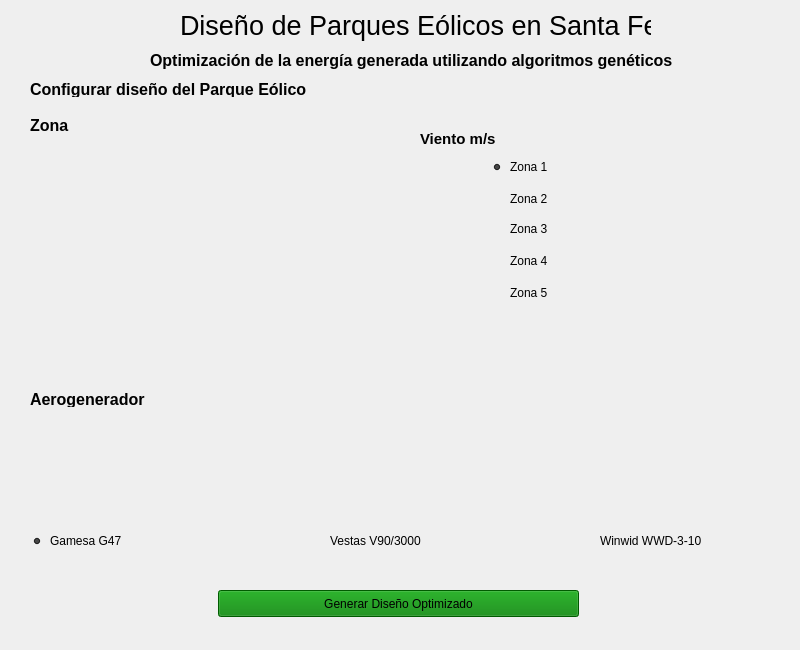
<?xml version="1.0" encoding="UTF-8"?>
<ui version="4.0">
 <class>mainWindow</class>
 <widget class="QMainWindow" name="mainWindow">
  <property name="windowModality">
   <enum>Qt::ApplicationModal</enum>
  </property>
  <property name="geometry">
   <rect>
    <x>0</x>
    <y>0</y>
    <width>800</width>
    <height>650</height>
   </rect>
  </property>
  <property name="windowTitle">
   <string>Parque Eólico</string>
  </property>
  <property name="windowIcon">
   <iconset>
    <normaloff>static/img/aerogeneradores.ico</normaloff>static/img/aerogeneradores.ico</iconset>
  </property>
  <property name="styleSheet">
   <string notr="true">background: url(:/prefijoNuevo/aerogeneradores800.jpg);
</string>
  </property>
  <widget class="QWidget" name="centralwidget">
   <widget class="QLabel" name="titulo">
    <property name="geometry">
     <rect>
      <x>180</x>
      <y>10</y>
      <width>471</width>
      <height>31</height>
     </rect>
    </property>
    <property name="text">
     <string>&lt;html&gt;&lt;head/&gt;&lt;body&gt;&lt;p&gt;&lt;span style=&quot; font-size:20pt;color:back&quot;&gt;Diseño de Parques Eólicos en Santa Fe&lt;/span&gt;&lt;/p&gt;&lt;/body&gt;&lt;/html&gt;</string>
    </property>
   </widget>
   <widget class="QLabel" name="subtitulo">
    <property name="geometry">
     <rect>
      <x>150</x>
      <y>50</y>
      <width>531</width>
      <height>21</height>
     </rect>
    </property>
    <property name="text">
     <string>&lt;html&gt;&lt;head/&gt;&lt;body&gt;&lt;p&gt;&lt;span style=&quot; font-size:12pt; font-weight:600;color:black&quot;&gt;Optimización de la energía generada utilizando algoritmos genéticos&lt;/span&gt;&lt;/p&gt;&lt;/body&gt;&lt;/html&gt;</string>
    </property>
   </widget>
   <widget class="QLabel" name="titulo_configuracion">
    <property name="geometry">
     <rect>
      <x>30</x>
      <y>80</y>
      <width>281</width>
      <height>17</height>
     </rect>
    </property>
    <property name="text">
     <string>&lt;html&gt;&lt;head/&gt;&lt;body&gt;&lt;p&gt;&lt;span style=&quot; font-size:12pt; font-weight:600;color:black&quot;&gt;Configurar diseño del Parque Eólico&lt;/span&gt;&lt;/p&gt;&lt;/body&gt;&lt;/html&gt;</string>
    </property>
   </widget>
   <widget class="QLabel" name="titulo_aerogenerador">
    <property name="geometry">
     <rect>
      <x>30</x>
      <y>390</y>
      <width>121</width>
      <height>17</height>
     </rect>
    </property>
    <property name="text">
     <string>&lt;html&gt;&lt;head/&gt;&lt;body&gt;&lt;p&gt;&lt;span style=&quot; font-size:12pt; font-weight:600;color:black&quot;&gt;Aerogenerador&lt;/span&gt;&lt;/p&gt;&lt;/body&gt;&lt;/html&gt;</string>
    </property>
   </widget>
   <widget class="QLabel" name="titulo_ciudad">
    <property name="geometry">
     <rect>
      <x>30</x>
      <y>116</y>
      <width>121</width>
      <height>17</height>
     </rect>
    </property>
    <property name="text">
     <string>&lt;html&gt;&lt;head/&gt;&lt;body&gt;&lt;p&gt;&lt;span style=&quot; font-size:12pt; font-weight:600;color:black&quot;&gt;Zona&lt;/span&gt;&lt;/p&gt;&lt;/body&gt;&lt;/html&gt;</string>
    </property>
   </widget>
   <widget class="QRadioButton" name="radioButton_winwid">
    <property name="geometry">
     <rect>
      <x>30</x>
      <y>530</y>
      <width>200</width>
      <height>22</height>
     </rect>
    </property>
    <property name="styleSheet">
     <string notr="true">color:black;
background-color: rgba( 255, 255, 255, 0% );</string>
    </property>
    <property name="text">
     <string>Gamesa G47</string>
    </property>
    <property name="checked">
     <bool>true</bool>
    </property>
    <attribute name="buttonGroup">
     <string notr="true">select_aerogenerador</string>
    </attribute>
   </widget>
   <widget class="QRadioButton" name="radioButton_vestas">
    <property name="geometry">
     <rect>
      <x>310</x>
      <y>530</y>
      <width>200</width>
      <height>22</height>
     </rect>
    </property>
    <property name="styleSheet">
     <string notr="true">color:black;
background-color: rgba( 255, 255, 255, 0% );</string>
    </property>
    <property name="text">
     <string>Vestas V90/3000</string>
    </property>
    <attribute name="buttonGroup">
     <string notr="true">select_aerogenerador</string>
    </attribute>
   </widget>
   <widget class="QRadioButton" name="radioButton_gamesa">
    <property name="geometry">
     <rect>
      <x>580</x>
      <y>530</y>
      <width>200</width>
      <height>22</height>
     </rect>
    </property>
    <property name="styleSheet">
     <string notr="true">color:black;
background-color: rgba( 255, 255, 255, 0% );</string>
    </property>
    <property name="text">
     <string>Winwid WWD-3-10</string>
    </property>
    <attribute name="buttonGroup">
     <string notr="true">select_aerogenerador</string>
    </attribute>
   </widget>
   <widget class="QRadioButton" name="radioButton_zona1">
    <property name="geometry">
     <rect>
      <x>490</x>
      <y>156</y>
      <width>80</width>
      <height>22</height>
     </rect>
    </property>
    <property name="styleSheet">
     <string notr="true">color:black;
background-color: rgba( 255, 255, 255, 0% );</string>
    </property>
    <property name="text">
     <string>Zona 1</string>
    </property>
    <property name="checked">
     <bool>true</bool>
    </property>
    <attribute name="buttonGroup">
     <string notr="true">select_zona</string>
    </attribute>
   </widget>
   <widget class="QRadioButton" name="radioButton_zona2">
    <property name="geometry">
     <rect>
      <x>490</x>
      <y>188</y>
      <width>80</width>
      <height>22</height>
     </rect>
    </property>
    <property name="styleSheet">
     <string notr="true">color:black;
background-color: rgba( 255, 255, 255, 0% );</string>
    </property>
    <property name="text">
     <string>Zona 2</string>
    </property>
    <attribute name="buttonGroup">
     <string notr="true">select_zona</string>
    </attribute>
   </widget>
   <widget class="QRadioButton" name="radioButton_zona3">
    <property name="geometry">
     <rect>
      <x>490</x>
      <y>218</y>
      <width>80</width>
      <height>22</height>
     </rect>
    </property>
    <property name="styleSheet">
     <string notr="true">color:black;
background-color: rgba( 255, 255, 255, 0% );</string>
    </property>
    <property name="text">
     <string>Zona 3</string>
    </property>
    <attribute name="buttonGroup">
     <string notr="true">select_zona</string>
    </attribute>
   </widget>
   <widget class="QRadioButton" name="radioButton_zona4">
    <property name="geometry">
     <rect>
      <x>490</x>
      <y>250</y>
      <width>80</width>
      <height>22</height>
     </rect>
    </property>
    <property name="styleSheet">
     <string notr="true">color:black;
background-color: rgba( 255, 255, 255, 0% );</string>
    </property>
    <property name="text">
     <string>Zona 4</string>
    </property>
    <attribute name="buttonGroup">
     <string notr="true">select_zona</string>
    </attribute>
   </widget>
   <widget class="QPushButton" name="generarparque">
    <property name="geometry">
     <rect>
      <x>218</x>
      <y>590</y>
      <width>361</width>
      <height>27</height>
     </rect>
    </property>
    <property name="styleSheet">
     <string notr="true">color:black;
background-color:green;</string>
    </property>
    <property name="text">
     <string>Generar Diseño Optimizado</string>
    </property>
   </widget>
   <widget class="QWidget" name="image_gamesa" native="true">
    <property name="geometry">
     <rect>
      <x>30</x>
      <y>420</y>
      <width>200</width>
      <height>100</height>
     </rect>
    </property>
    <property name="sizePolicy">
     <sizepolicy hsizetype="Preferred" vsizetype="Preferred">
      <horstretch>0</horstretch>
      <verstretch>0</verstretch>
     </sizepolicy>
    </property>
    <property name="autoFillBackground">
     <bool>false</bool>
    </property>
    <property name="styleSheet">
     <string notr="true">background: url(:/prefijoNuevo/gamesa_min.jpg);
background-position: center; 
background-repeat: no-repeat; </string>
    </property>
   </widget>
   <widget class="QWidget" name="image_vestas" native="true">
    <property name="geometry">
     <rect>
      <x>310</x>
      <y>420</y>
      <width>200</width>
      <height>100</height>
     </rect>
    </property>
    <property name="sizePolicy">
     <sizepolicy hsizetype="Preferred" vsizetype="Preferred">
      <horstretch>0</horstretch>
      <verstretch>0</verstretch>
     </sizepolicy>
    </property>
    <property name="autoFillBackground">
     <bool>false</bool>
    </property>
    <property name="styleSheet">
     <string notr="true">background: url(:/prefijoNuevo/vestas_min.jpg);
background-position: center; 
background-repeat: no-repeat; </string>
    </property>
   </widget>
   <widget class="QWidget" name="image_winwid" native="true">
    <property name="geometry">
     <rect>
      <x>580</x>
      <y>420</y>
      <width>200</width>
      <height>100</height>
     </rect>
    </property>
    <property name="sizePolicy">
     <sizepolicy hsizetype="Preferred" vsizetype="Preferred">
      <horstretch>0</horstretch>
      <verstretch>0</verstretch>
     </sizepolicy>
    </property>
    <property name="autoFillBackground">
     <bool>false</bool>
    </property>
    <property name="styleSheet">
     <string notr="true">background: url(:/prefijoNuevo/winwind_min.jpg);
background-position: center; 
background-repeat: no-repeat; </string>
    </property>
   </widget>
   <widget class="QRadioButton" name="radioButton_zona5">
    <property name="geometry">
     <rect>
      <x>490</x>
      <y>282</y>
      <width>80</width>
      <height>22</height>
     </rect>
    </property>
    <property name="styleSheet">
     <string notr="true">color:black;
background-color: rgba( 255, 255, 255, 0% );</string>
    </property>
    <property name="text">
     <string>Zona 5</string>
    </property>
    <attribute name="buttonGroup">
     <string notr="true">select_zona</string>
    </attribute>
   </widget>
   <widget class="QWidget" name="widget" native="true">
    <property name="geometry">
     <rect>
      <x>150</x>
      <y>110</y>
      <width>211</width>
      <height>251</height>
     </rect>
    </property>
    <property name="styleSheet">
     <string notr="true">background: url(:/prefijoNuevo/vientosSantaFe.png);
background-position: center; 
background-repeat: no-repeat; </string>
    </property>
   </widget>
   <widget class="QWidget" name="referencias" native="true">
    <property name="geometry">
     <rect>
      <x>410</x>
      <y>138</y>
      <width>81</width>
      <height>181</height>
     </rect>
    </property>
    <property name="styleSheet">
     <string notr="true">background: url(:/prefijoNuevo/referencias.png);
background-position: center; 
background-repeat: no-repeat; </string>
    </property>
   </widget>
   <widget class="QLabel" name="titulo_viento">
    <property name="geometry">
     <rect>
      <x>420</x>
      <y>130</y>
      <width>100</width>
      <height>17</height>
     </rect>
    </property>
    <property name="text">
     <string>&lt;html&gt;&lt;head/&gt;&lt;body&gt;&lt;p&gt;&lt;span style=&quot; font-size:11pt; font-weight:600;color:black&quot;&gt;Viento m/s&lt;/span&gt;&lt;/p&gt;&lt;/body&gt;&lt;/html&gt;</string>
    </property>
   </widget>
  </widget>
 </widget>
 <resources>
  <include location="static/img/img.qrc"/>
 </resources>
 <connections/>
 <buttongroups>
  <buttongroup name="select_aerogenerador"/>
  <buttongroup name="select_zona"/>
 </buttongroups>
</ui>
